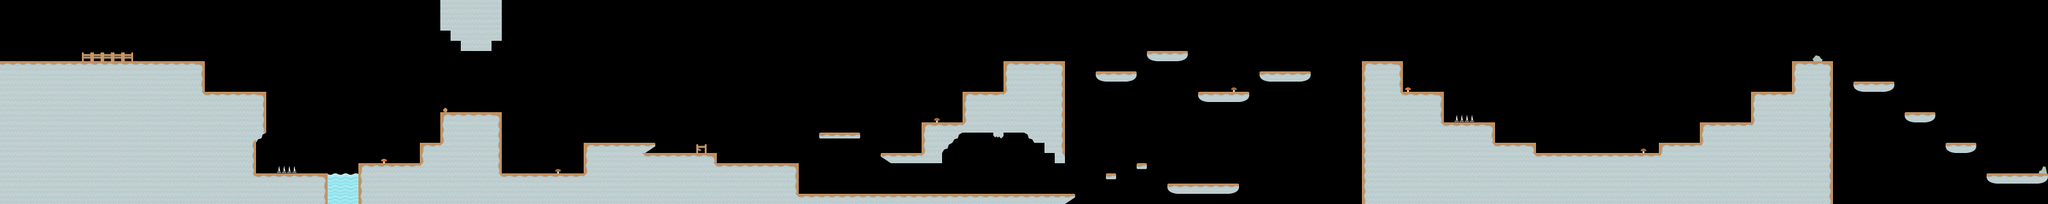

A 2D game scene composited from a Tiled map and its tileset images. What follows is a short description and the map's XML, with each tile layer's data collapsed to a summary:
An orthogonal 200x20 tile map with 16x16 px tiles, 3 tile layers (tileLayer, hazardLayer, elementLayer), 3 tilesets and 53 objects (40x coin, 3x staticshooter, 3x jumper, 2x attacker, player, ...).

<map version="1.0" orientation="orthogonal" renderorder="right-down" width="200" height="20" tilewidth="16" tileheight="16" nextobjectid="108">
    <tileset firstgid="1" name="world" tilewidth="16" tileheight="16" spacing="4" margin="2" tilecount="36" columns="36">
        <image source="world3.png" width="720" height="20" />
    </tileset>
    <tileset firstgid="37" name="elements1" tilewidth="16" tileheight="16" spacing="4" margin="2" tilecount="40" columns="40">
        <image source="elements1.png" width="800" height="20" />
    </tileset>
    <tileset firstgid="77" name="hazard" tilewidth="16" tileheight="16" spacing="4" margin="2" tilecount="9" columns="9">
        <image source="hazard.png" width="180" height="20" />
    </tileset>
    <layer name="tileLayer" width="200" height="20">
        <data>[4000 cells, 1150 non-empty, 22 distinct tile ids]</data>
    </layer>
    <objectgroup name="gameObjects">
        <object id="1" name="player" x="16" y="64" width="16" height="32" />
        <object id="54" name="exit" x="3136" y="224" width="32" height="48" />
        <object id="55" name="helmetgreen" x="336" y="112" width="16" height="16" />
        <object id="57" name="coin" x="704" y="144" width="16" height="16" />
        <object id="58" name="coin" x="720" y="144" width="16" height="16" />
        <object id="59" name="coin" x="400" y="240" width="16" height="16" />
        <object id="60" name="coin" x="400" y="256" width="16" height="16" />
        <object id="61" name="coin" x="576" y="224" width="16" height="16" />
        <object id="62" name="coin" x="592" y="224" width="16" height="16" />
        <object id="63" name="coin" x="832" y="240" width="16" height="16" />
        <object id="64" name="coin" x="864" y="240" width="16" height="16" />
        <object id="65" name="coin" x="2432" y="208" width="16" height="16" />
        <object id="66" name="coin" x="2448" y="208" width="16" height="16" />
        <object id="67" name="coin" x="2480" y="208" width="16" height="16" />
        <object id="68" name="coin" x="2512" y="208" width="16" height="16" />
        <object id="69" name="coin" x="2528" y="208" width="16" height="16" />
        <object id="70" name="coin" x="2928" y="96" width="16" height="16" />
        <object id="71" name="coin" x="2912" y="96" width="16" height="16" />
        <object id="72" name="coin" x="2976" y="144" width="16" height="16" />
        <object id="73" name="coin" x="2992" y="144" width="16" height="16" />
        <object id="74" name="coin" x="3040" y="192" width="16" height="16" />
        <object id="75" name="coin" x="3056" y="192" width="16" height="16" />
        <object id="76" name="coin" x="3008" y="144" width="16" height="16" />
        <object id="77" name="coin" x="2816" y="64" width="16" height="16" />
        <object id="78" name="coin" x="2832" y="64" width="16" height="16" />
        <object id="79" name="coin" x="1760" y="80" width="16" height="16" />
        <object id="80" name="coin" x="1776" y="64" width="16" height="16" />
        <object id="81" name="coin" x="1872" y="64" width="16" height="16" />
        <object id="82" name="coin" x="1888" y="80" width="16" height="16" />
        <object id="83" name="coin" x="1952" y="96" width="16" height="16" />
        <object id="84" name="coin" x="1968" y="80" width="16" height="16" />
        <object id="85" name="coin" x="1520" y="112" width="16" height="16" />
        <object id="86" name="coin" x="1456" y="160" width="16" height="16" />
        <object id="87" name="coin" x="1392" y="208" width="16" height="16" />
        <object id="88" name="coin" x="1584" y="64" width="16" height="16" />
        <object id="89" name="staticshooter" x="752" y="144" width="16" height="32" />
        <object id="90" name="attacker" x="2576" y="208" width="16" height="32" />
        <object id="91" name="staticshooter" x="2784" y="112" width="16" height="32" />
        <object id="92" name="walker" x="1600" y="64" width="16" height="32" />
        <object id="93" name="jumper" x="1216" y="224" width="16" height="32" />
        <object id="95" name="jumper" x="2832" y="64" width="16" height="32" />
        <object id="96" name="jumper" x="1552" y="112" width="16" height="32" />
        <object id="97" name="doublewalker" x="1632" y="272" width="16" height="32" />
        <object id="98" name="staticshooter" x="2160" y="64" width="16" height="32" />
        <object id="99" name="coin" x="1840" y="272" width="16" height="16" />
        <object id="100" name="coin" x="1872" y="272" width="16" height="16" />
        <object id="101" name="coin" x="1904" y="272" width="16" height="16" />
        <object id="102" name="attacker" x="288" y="64" width="16" height="32" />
        <object id="103" name="coin" x="3072" y="192" width="16" height="16" />
        <object id="104" name="coin" x="1296" y="176" width="16" height="16" />
        <object id="105" name="coin" x="1312" y="176" width="16" height="16" />
        <object id="106" name="coin" x="1856" y="256" width="16" height="16" />
        <object id="107" name="coin" x="1888" y="256" width="16" height="16" />
    </objectgroup>
    <layer name="hazardLayer" width="200" height="20">
        <data>[4000 cells, 13 non-empty, 3 distinct tile ids]</data>
    </layer>
    <layer name="elementLayer" width="200" height="20">
        <data>[4000 cells, 15 non-empty, 7 distinct tile ids]</data>
    </layer>
</map>
